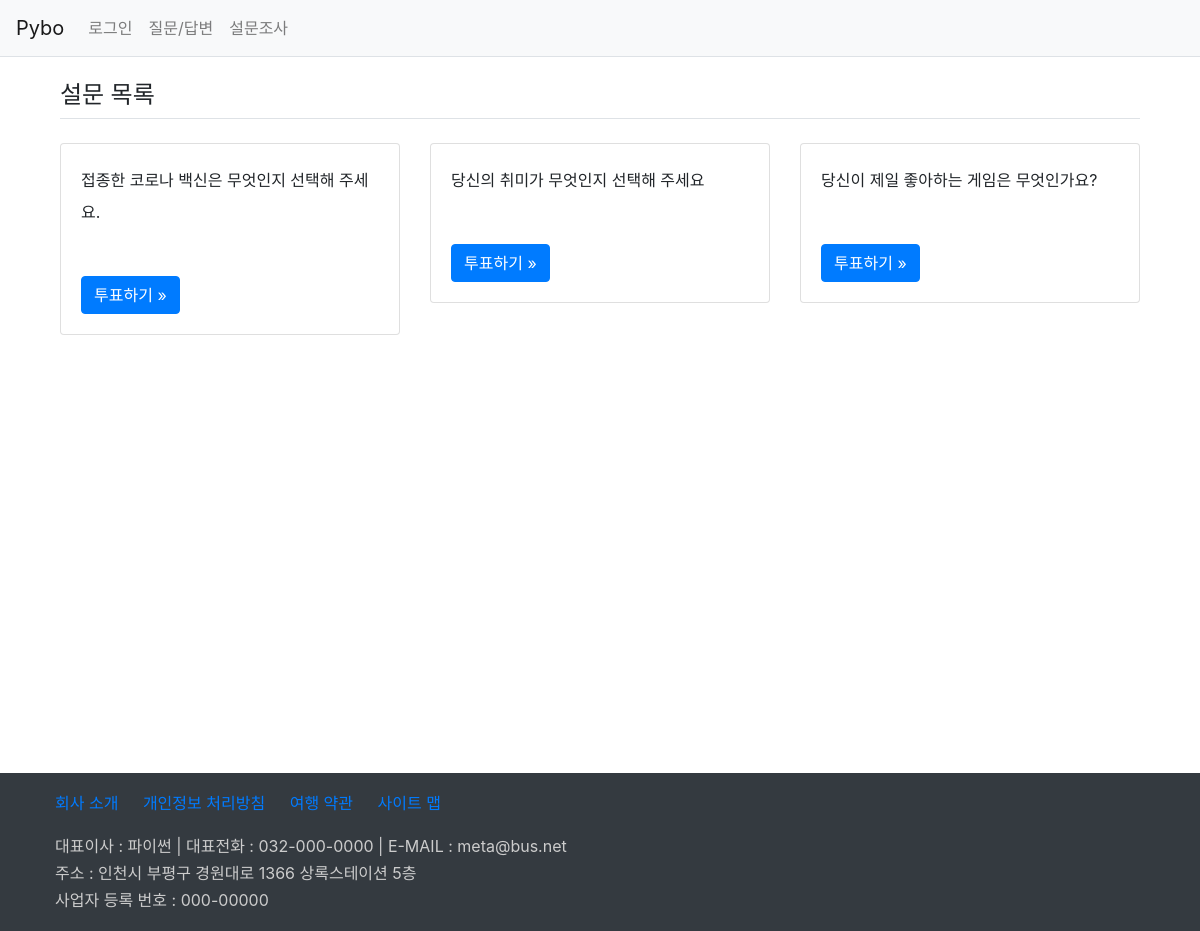
Screenshot of /polls/ with the database file from the repository.
### polls/models.py (models this page shows, shortened)
class Question(models.Model):
    question_text = models.CharField(max_length=100)
    pub_date = models.DateTimeField()

### polls/views.py (the view)
# urls.py: path('', base_views.index, name='index'),
def index(request):
    poll_list = Question.objects.all()
    context = {'poll_list': poll_list}
    return render(request, 'polls/poll_list.html', context)

### templates/polls/poll_list.html
{% extends 'base.html' %}
{% block content %}
<div class="container">
    <section>
        <div class="container my-3">
            <h4 class="border-bottom py-2">설문 목록</h4>
            <div class="row">
                {% if poll_list %}
                    {% for question in poll_list %}
                    <div class="col-4 my-3">
                        <div class="card">
                            <div class="card-body">
                                <div class="card-text" style="line-height:2rem">
                                    {{ question.question_text }}
                                </div>
                                <a href="{% url 'poll:detail' question.id %}"
                                   class="btn btn-primary mt-5">투표하기 &raquo;</a>
                            </div>
                        </div>
                    </div>
                    {% endfor %}
                {% else %}
                    <p>설문이 없습니다.</p>
                {% endif %}
            </div>
        </div>
    </section>
</div>
{% endblock %}

### static/board/css/style.css (style rules this page uses)
section { height: 700px; }

### rows the page displays
Question: question_text "접종한 코로나 백신은 무엇인지 선택해 주세요."
Question: question_text "당신의 취미가 무엇인지 선택해 주세요"
Question: question_text "당신이 제일 좋아하는 게임은 무엇인가요?"
